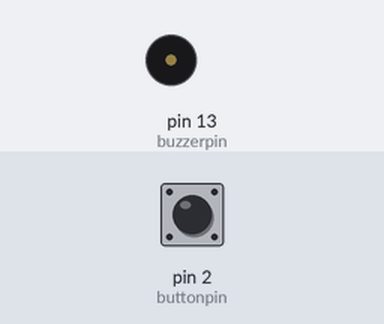
Bench run of a sketch on a simulated Arduino Uno, built with avr-gcc and run on an emulated ATmega328P. On the bench: buzzer (waves = sounding, pin HIGH). Inputs (shaded band) come from the test bench; at power-on: pin 2 (buttonpin) HIGH.

Above: at 2.8 s.
2.9 s: pin 2 (buttonpin) pulled LOW for 1.2 s
At 4.2 s:
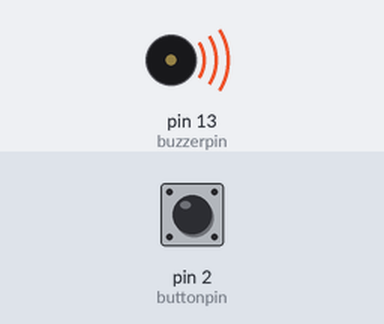
6.5 s: pin 2 (buttonpin) pulled LOW for 3.2 s
At 10.7 s:
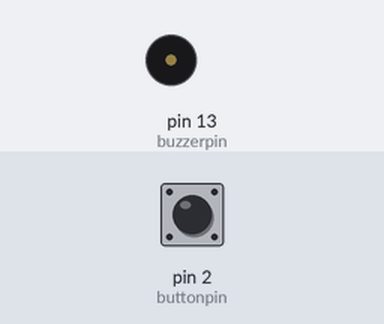
Timing chart, 0 to 12.2 s (numbered marks = the images above; inputs shaded):
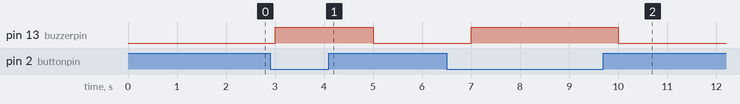

Measured:
- after the input at 2.9 s, pin 13 (buzzerpin): LOW → HIGH after 0.10 s, → LOW 2.0 s later
- after the input at 6.5 s, pin 13 (buzzerpin): LOW → HIGH after 0.50 s, → LOW 3.0 s later

The sketch:

DAY7_BUZZER_LED.ino
```cpp
int buttonpin = 2;
int buzzerpin = 13;

void setup() {
  pinMode(buttonpin,INPUT_PULLUP);
  pinMode(buzzerpin,OUTPUT);

}

void loop() {

  int buttonstate = digitalRead(buttonpin);
  if(buttonstate == LOW){
  digitalWrite(buzzerpin,HIGH);
  delay(1000);
  }
  else{
  digitalWrite(buzzerpin,LOW);
  delay(1000);
  }
}
```
